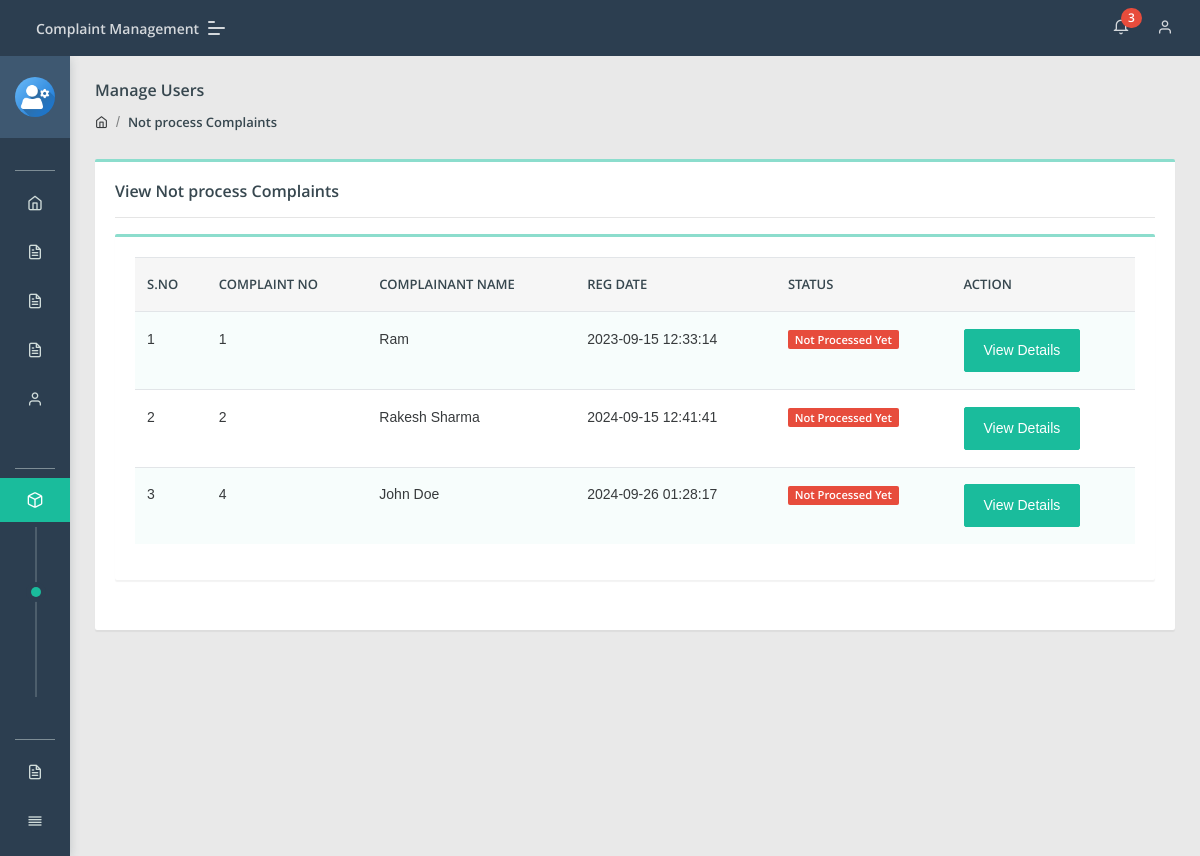
/cms/admin/notprocess-complaint.php (signed in), run on the app's committed database.
### tables this page shows
CREATE TABLE `tblcomplaints` (
  `complaintNumber` int(11) NOT NULL,
  `userId` int(11) DEFAULT NULL,
  `category` int(11) DEFAULT NULL,
  `subcategory` varchar(255) DEFAULT NULL,
  `complaintType` varchar(255) DEFAULT NULL,
  `Area` varchar(255) DEFAULT NULL,
  `noc` varchar(255) DEFAULT NULL,
  `complaintDetails` mediumtext DEFAULT NULL,
  `complaintFile` varchar(255) DEFAULT NULL,
  `regDate` timestamp NULL DEFAULT current_timestamp(),
  `status` varchar(50) DEFAULT NULL,
  `lastUpdationDate` timestamp NULL DEFAULT NULL ON UPDATE current_timestamp()
);

CREATE TABLE `users` (
  `id` int(11) NOT NULL,
  `fullName` varchar(255) DEFAULT NULL,
  `userEmail` varchar(255) DEFAULT NULL,
  `password` varchar(255) DEFAULT NULL,
  `contactNo` bigint(11) DEFAULT NULL,
  `address` tinytext DEFAULT NULL,
  `Area` varchar(255) DEFAULT NULL,
  `country` varchar(255) DEFAULT NULL,
  `pincode` int(6) DEFAULT NULL,
  `userImage` varchar(255) DEFAULT NULL,
  `regDate` timestamp NOT NULL DEFAULT current_timestamp(),
  `updationDate` timestamp NULL DEFAULT NULL,
  `status` int(1) DEFAULT NULL
);

### cms/admin/notprocess-complaint.php (the view, shortened to what this page needs)
<?php
include('include/config.php');
if(strlen($_SESSION['aid'])==0)
    {
header('location:index.php');
}
else{
?>
<!DOCTYPE html>
<html lang="en">
<head>
    <link rel="stylesheet" href="assets/css/style.css">
</head>
<body class="">
	<?php include('include/sidebar.php');?>
	<?php include('include/header.php');?>
<section class="pcoded-main-container">
    <div class="pcoded-content">
        <div class="page-header">
            <div class="page-block">
                <div class="row align-items-center">
                    <div class="col-md-12">
                        <div class="page-header-title">
                            <h5 class="m-b-10">Manage Users</h5>
                        </div>
                        <ul class="breadcrumb">
                            <li class="breadcrumb-item"><a href="dashboard.php"><i class="feather icon-home"></i></a></li>
                            <li class="breadcrumb-item"><a href="notprocess-complaint.php">Not process Complaints</a></li>
                        </ul>
                    </div>
                </div>
            </div>
        </div>
        <div class="row">
            <div class="col-sm-12">
                <div class="card">
                    <div class="card-body">
                        <h5>View Not process Complaints</h5>
                        <hr>
                      <div class="row">
                            <div class="col-xl-12">
                <div class="card">
                    <div class="card-body table-border-style">
                        <div class="table-responsive">
                            <table class="table table-striped">
                                <thead>
                                        <tr><th>S.No</th>
											<th>Complaint No</th>
											<th>Complainant Name</th>
											<th>Reg Date</th>
											<th>Status</th>
											<th>Action</th>
										</tr>
                                </thead>
                                <tbody>
                                    <?php $query=mysqli_query($con,"select tblcomplaints.*,users.fullName as name from tblcomplaints join users on users.id=tblcomplaints.userId where tblcomplaints.status is null ");
$cnt=1;
while($row=mysqli_fetch_array($query))
{
?>
                                        <tr>
                                            <td><?php echo htmlentities($cnt);?></td>
                                            <td><?php echo htmlentities($row['complaintNumber']);?></td>
                                            <td><?php echo htmlentities($row['name']);?></td>
                                            <td> <?php echo htmlentities($row['regDate']);?></td>
                                                                      <td>
                                                <?php $status=$row['status'];
                                                if($status==''): ?>
                                                <span class="badge badge-danger">Not Processed Yet</span>
                                            <?php elseif($status=='in process'):?>
                                             <span class="badge badge-warning">In Process</span>
                                         <?php elseif($status=='closed'):?>
                                             <span class="badge badge-success">Closed</span>
                                         <?php endif;?>
</td>
<td>   <a href="complaint-details.php?cid=<?php echo htmlentities($row['complaintNumber']);?>" class="btn btn-primary"> View Details</a>
											</td>
                                        </tr>
                                        <?php $cnt=$cnt+1; } ?>
                                </tbody>
                            </table>
                        </div>
                    </div>
                </div>
            </div>
                        </div>
                    </div>
                </div>
            </div>
        </div>
    </div>
</section>
</body>
</html>
<?php } ?>

### data on the page
tblcomplaints: complaintNumber "1", userId.fullName "Ram", regDate "2023-09-15 12:33:14"
tblcomplaints: complaintNumber "2", userId.fullName "Rakesh Sharma", regDate "2024-09-15 12:41:41"
tblcomplaints: complaintNumber "4", userId.fullName "John Doe", regDate "2024-09-26 01:28:17"

### other printed values
$num1 "3"
